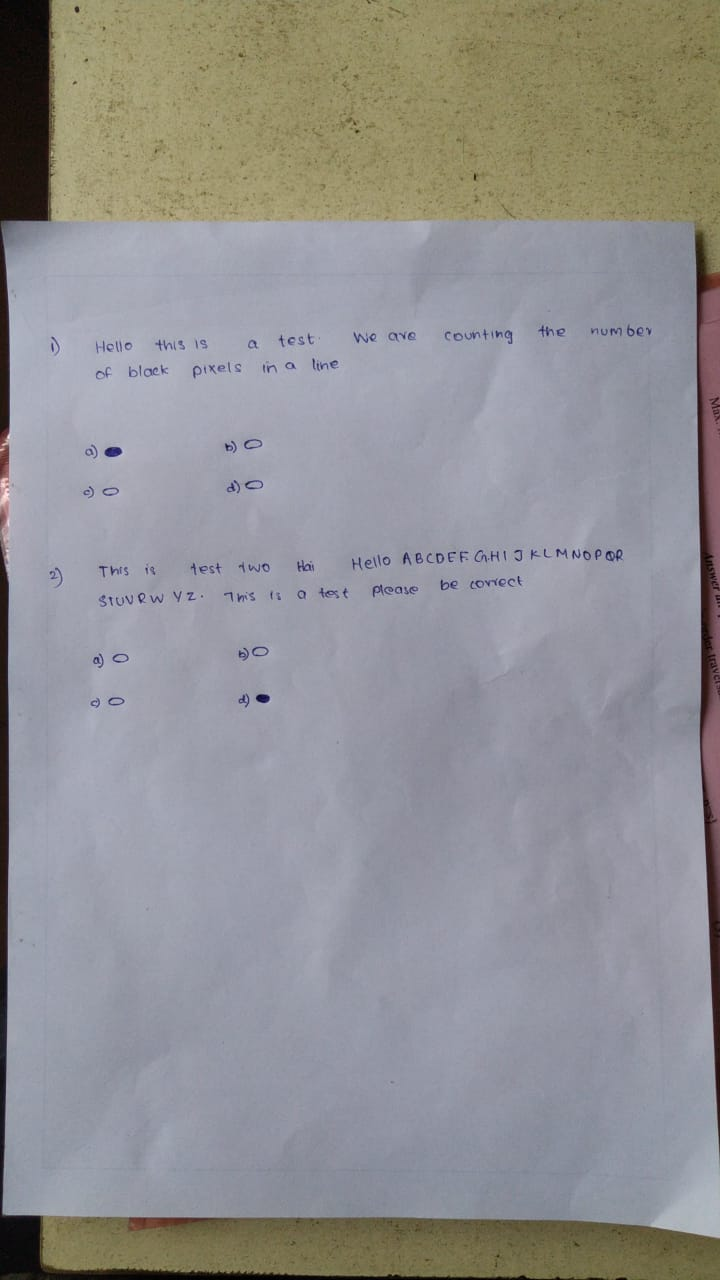
#> input picture images/viva.jpeg, 720 x 1280 px, found by its file name
$ python image.py   (older library calls are emulated)
#> lines starting #> are read from the running program, lines starting #| are printed output that depends on the picture
import skimage.io as skio
import os
from skimage.color import rgb2gray
import scipy.misc
from sklearn.preprocessing import Binarizer

# filename = os.path.join(skio.data_dir, 'eye.png')
moon = skio.imread("viva.jpeg")
#> moon is the input picture: shape (1280, 720, 3); mean R, G, B 146, 145.3, 147.5
skio.imshow(moon)
moon.shape
gray = rgb2gray(moon)
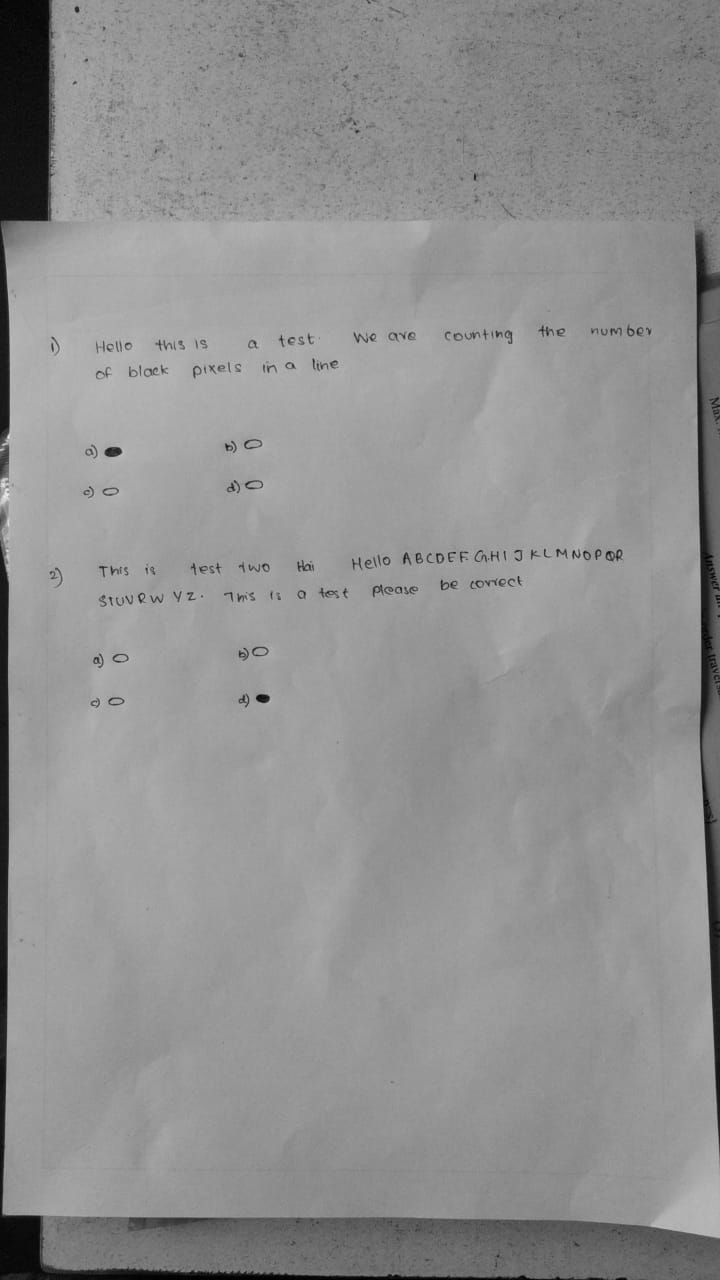
#> gray: shape (1280, 720) float64; min 0, max 0.927, mean 0.571
gray.shape

binary = Binarizer().fit(gray)
#> (the run stopped early here; a loop or call above may not have finished)
